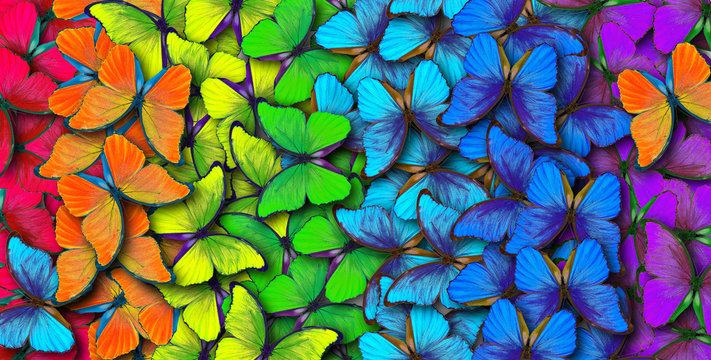
#> input picture DAY 58/bshb.jpg, 711 x 360 px
$ python imgprocessing.py
#> lines starting #> are read from the running program, lines starting #| are printed output that depends on the picture; after the words box and inside, x2 and y2 are one past the last pixel; in counts of white or black regions, pixels touching at a corner belong together
import cv2
import numpy as np

image = cv2.imread('bshb.jpg')
#> image is the input picture: shape (360, 711, 3); mean B, G, R 99.8, 108.6, 96.1

if image is None:
    print("couldn't read the img")
    exit()

# cv2.imshow('orginal image',image)
# cv2.waitKey(0)
# cv2.destroyAllWindows

grey_image = cv2.cvtColor(image,cv2.COLOR_BGR2GRAY)
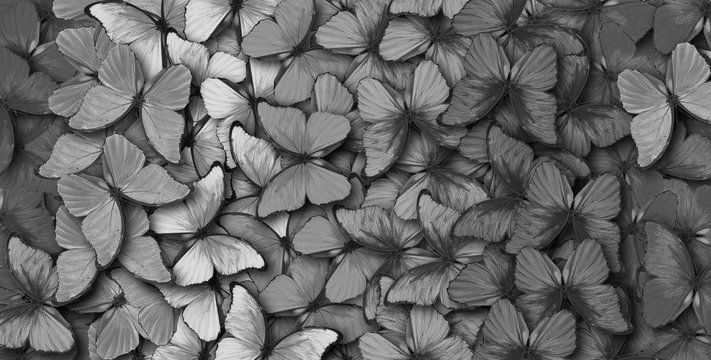
#> grey_image: shape (360, 711); min 0, max 230, mean 103.9

blurred_image = cv2.GaussianBlur(grey_image,(5,5),0)

edges = cv2.Canny(blurred_image,50,150)
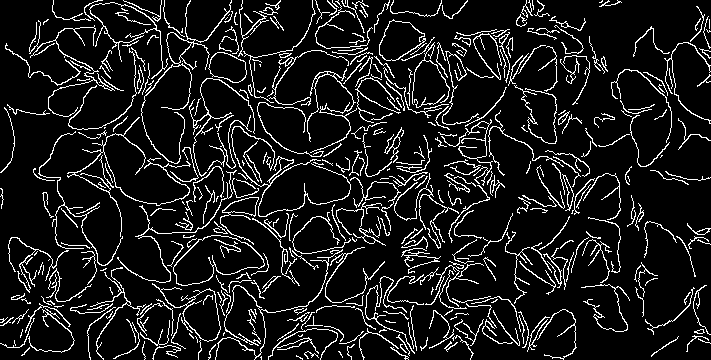
#> edges: shape (360, 711); 10.7% white in thin lines or dots

cv2.imshow('orginal image', image)
cv2.waitKey(0)

cv2.imshow('grayscale image', grey_image)
cv2.waitKey(0)

cv2.imshow('blurred image', blurred_image)
cv2.waitKey(0)

cv2.imshow('edge image', edges)
cv2.waitKey(0)

# cv2.imshow()
cv2.destroyAllWindows


# cv2.imshow("grayscale image:",grey_image)
# cv2.destroyAllWindows

$ run again, with DAY 58/cam.jpg copied over DAY 58/bshb.jpg
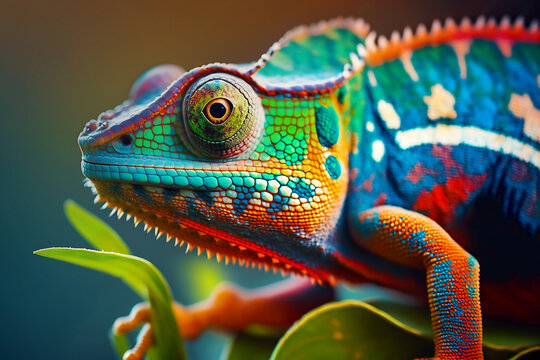
#> input picture DAY 58/cam.jpg, 540 x 360 px
#> image is the input picture: shape (360, 540, 3); mean B, G, R 71.8, 89.9, 82.3
#> `blurred_image = cv2.GaussianBlur(grey_image,(5,5),0)`:
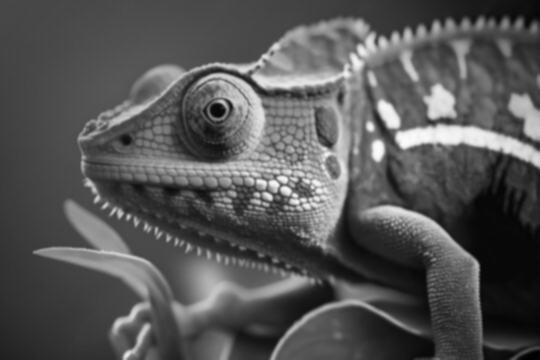
#> blurred_image: shape (360, 540); min 1, max 251, mean 85.5
#> `edges = cv2.Canny(blurred_image,50,150)`:
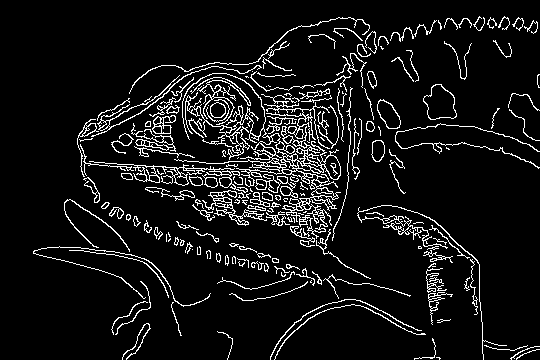
#> edges: shape (360, 540); 8.1% white in thin lines or dots, all inside (x1, y1, x2, y2) = (33, 16, 540, 360)

$ run again, with DAY 58/pencil.jpg copied over DAY 58/bshb.jpg
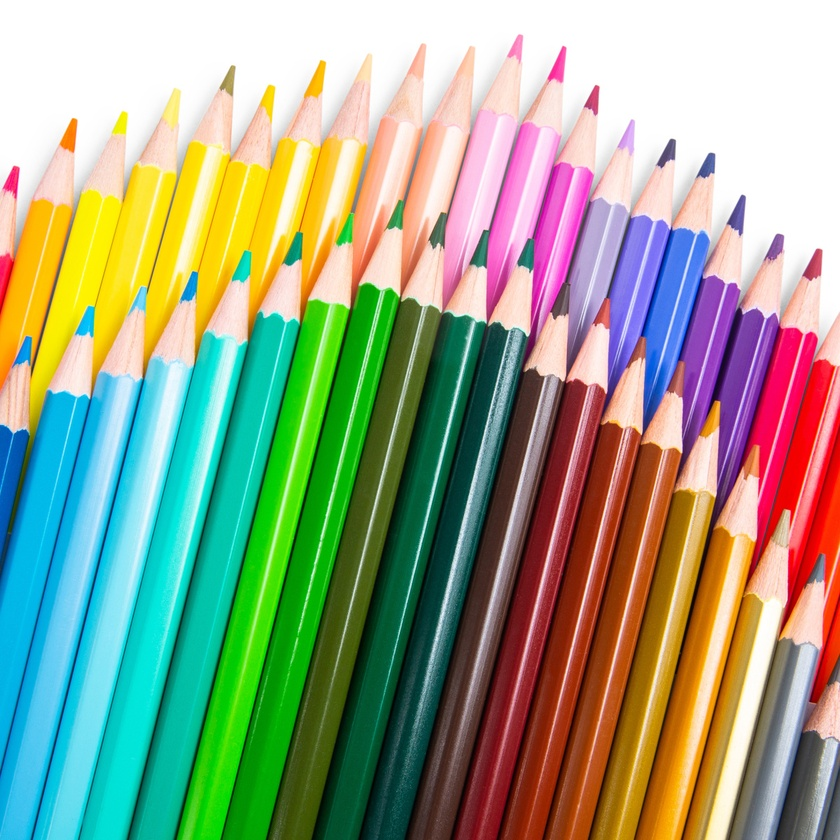
#> input picture DAY 58/pencil.jpg, 840 x 840 px, shrunk from 1200 x 1200 before the run
#> image is the input picture: shape (840, 840, 3); mean B, G, R 135.7, 163.5, 151.9
#> `grey_image = cv2.cvtColor(image,cv2.COLOR_BGR2GRAY)`:
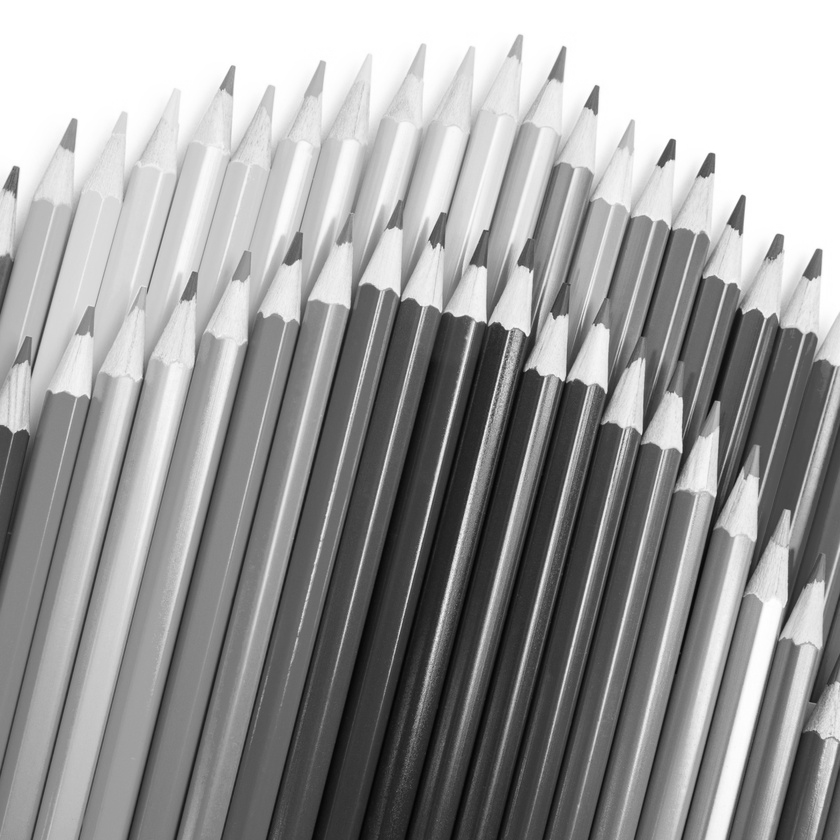
#> grey_image: shape (840, 840); min 1, max 255, mean 156.9
#> `edges = cv2.Canny(blurred_image,50,150)`:
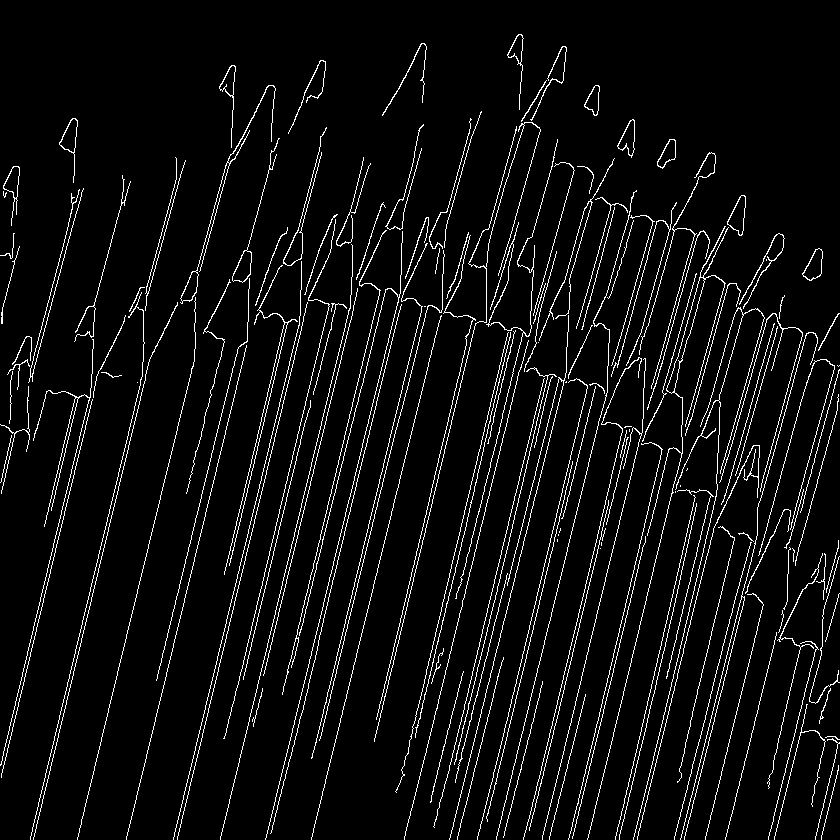
#> edges: shape (840, 840); 5.6% white in thin lines or dots
